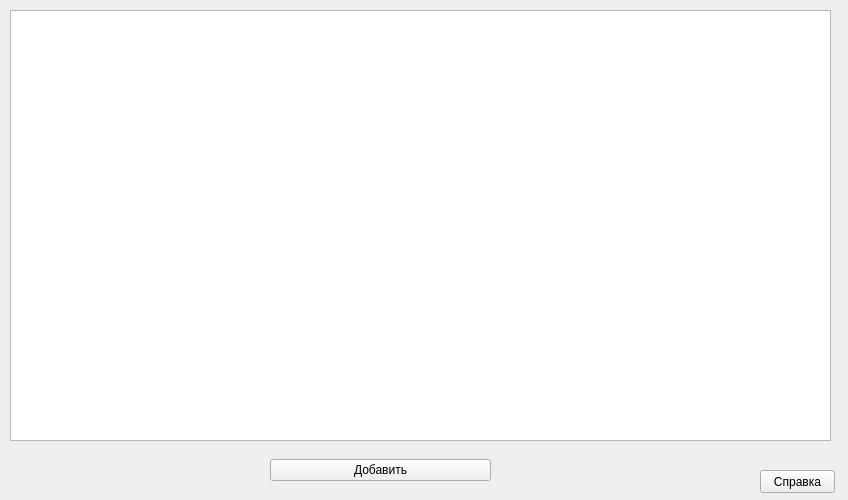
<?xml version="1.0" encoding="UTF-8"?>
<ui version="4.0">
 <class>AreaTable</class>
 <widget class="QWidget" name="AreaTable">
  <property name="geometry">
   <rect>
    <x>0</x>
    <y>0</y>
    <width>848</width>
    <height>500</height>
   </rect>
  </property>
  <property name="windowTitle">
   <string>Ареалы</string>
  </property>
  <widget class="QTableView" name="tableView">
   <property name="geometry">
    <rect>
     <x>10</x>
     <y>10</y>
     <width>821</width>
     <height>431</height>
    </rect>
   </property>
  </widget>
  <widget class="QWidget" name="horizontalLayoutWidget">
   <property name="geometry">
    <rect>
     <x>270</x>
     <y>450</y>
     <width>221</width>
     <height>41</height>
    </rect>
   </property>
   <layout class="QHBoxLayout" name="horizontalLayout">
    <item>
     <widget class="QPushButton" name="addButton">
      <property name="text">
       <string>Добавить</string>
      </property>
     </widget>
    </item>
   </layout>
  </widget>
  <widget class="QPushButton" name="helpButton">
   <property name="geometry">
    <rect>
     <x>760</x>
     <y>470</y>
     <width>75</width>
     <height>23</height>
    </rect>
   </property>
   <property name="text">
    <string>Справка</string>
   </property>
  </widget>
 </widget>
 <resources/>
 <connections/>
</ui>
